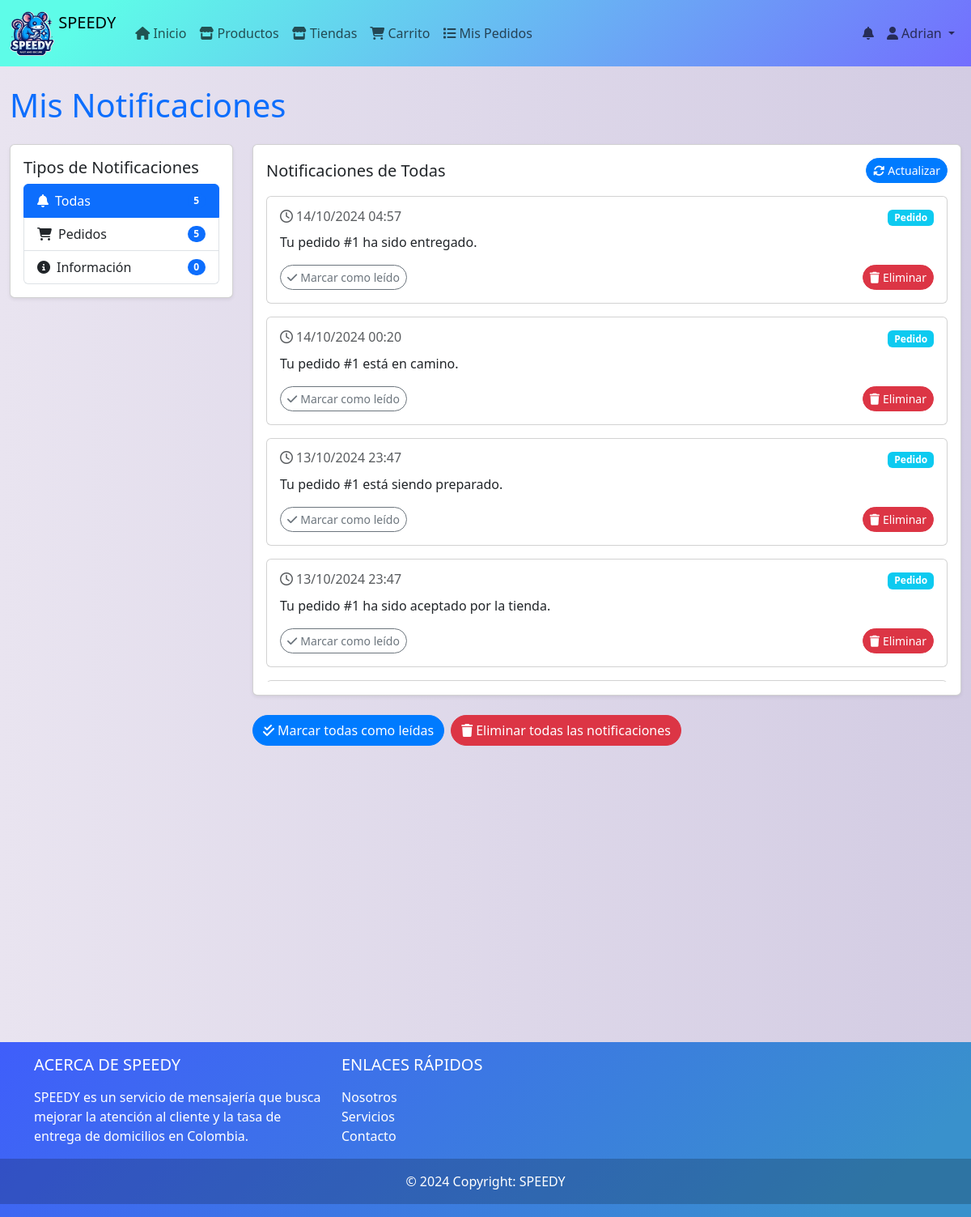
The app's page /index.php?controlador=notificaciones&accion=mostrarNotificaciones (signed in) with its own data.
### tables this page shows
CREATE TABLE IF NOT EXISTS `notificaciones` (
  `id` int NOT NULL AUTO_INCREMENT,
  `tipo` enum('solicitud','en proceso','pedido','informacion','inventario','entrega','entregado','cancelado') NOT NULL,
  `mensaje` text NOT NULL,
  `fecha` timestamp NULL DEFAULT CURRENT_TIMESTAMP,
  `estado` enum('no_leida','leida') DEFAULT 'no_leida',
  `usuario_id` int DEFAULT NULL,
  `es_admin` tinyint(1) DEFAULT '0',
  PRIMARY KEY (`id`),
  KEY `id_usuario` (`usuario_id`)
);

### controladores/controlador_notificaciones.php (called while the page is built, shortened)
<?php
require_once './modelos/Notificacion.php';
class ControladorNotificaciones {
    private $modeloNotificaciones;
    public function __construct() {
        $this->modeloNotificaciones = new Notificaciones();
    }
    public function mostrarNotificaciones() {
        $tipoUsuario = $_SESSION['usuario']['id_rol'];
        $idUsuario = $_SESSION['usuario']['id'];
        $tipoNotificacionSeleccionado = isset($_GET['tipo']) ? $_GET['tipo'] : 'todas';
        $todasLasNotificaciones = $this->obtenerNotificacionesSegunTipoUsuario($tipoUsuario, $idUsuario, 'todas');
        $notificacionesFiltradas = $this->obtenerNotificacionesSegunTipoUsuario($tipoUsuario, $idUsuario, $tipoNotificacionSeleccionado);
        $conteoNotificaciones = $this->contarNotificacionesPorTipo($todasLasNotificaciones);
        $datos = [
            'tipoNotificacion' => $tipoNotificacionSeleccionado,
            'notificaciones' => $notificacionesFiltradas,
            'conteoNotificaciones' => $conteoNotificaciones,
            'tipoUsuario' => $this->obtenerTipoUsuario($tipoUsuario)
        ];
        require_once 'vista/modulos/notificaciones.php';
    }
    private function obtenerNotificacionesSegunTipoUsuario($tipoUsuario, $idUsuario, $tipoNotificacion) {
        switch ($tipoUsuario) {
            case 2:
                return $this->modeloNotificaciones->obtenerNotificacionesPorUsuario($idUsuario, $tipoNotificacion);
        }
    }
    private function contarNotificacionesPorTipo($notificaciones) {
        $conteo = ['todas' => count($notificaciones)];
        foreach ($notificaciones as $notificacion) {
            if (!isset($conteo[$notificacion['tipo']])) {
                $conteo[$notificacion['tipo']] = 0;
            }
            $conteo[$notificacion['tipo']]++;
        }
        return $conteo;
    }
    private function obtenerTipoUsuario($idRol) {
        switch ($idRol) {
            case 2: return 'usuario';
        }
    }
}

### index.php (called while the page is built, shortened)
<?php
include_once "conexion.php";
include_once("./vista/plantilla.php");
?>

### conexion.php (called while the page is built)
<?php
class baseDatos{
    public static $instancia=NULL;
    public static function crearInstancia() {
            if(!isset(self::$instancia)){
                $opcionesPDO[PDO::ATTR_ERRMODE] =PDO::ERRMODE_EXCEPTION;
                self::$instancia =new PDO ('mysql:host=localhost;dbname=bdspeedy','root','12345',$opcionesPDO);
            }
            return self ::$instancia;
        }
    }
?>

### modelos/Notificacion.php (called while the page is built, shortened)
<?php
require_once './conexion.php';
class Notificaciones {
    private $db;
    public function __construct() {
        $this->db = baseDatos::crearInstancia();
    }
    public function obtenerNotificacionesPorUsuario($idUsuario, $tipo = 'todas') {
        $sql = "SELECT * FROM notificaciones WHERE usuario_id = :idUsuario";
        $sql .= " ORDER BY fecha DESC";
        $stmt = $this->db->prepare($sql);
        $stmt->bindParam(':idUsuario', $idUsuario, PDO::PARAM_INT);
        $stmt->execute();
        return $stmt->fetchAll(PDO::FETCH_ASSOC);
    }
}
?>

### vista/modulos/notificaciones.php (the view, shortened to what this page needs)
<?php
$tipoNotificacion = $datos['tipoNotificacion'];
$notificaciones = $datos['notificaciones'];
$tipoUsuario = $datos['tipoUsuario'];
$conteoNotificaciones = $datos['conteoNotificaciones'];
$esAdmin = ($tipoUsuario === 'administrador');
$esTienda = ($tipoUsuario === 'tienda');
$esDomiciliario = ($tipoUsuario === 'domiciliario');
?>
<div class="container-fluid py-4">
    <h1 class="mb-4 text-primary">
        <?php
        if ($esAdmin) echo 'Centro de Notificaciones del Administrador';
        elseif ($esTienda) echo 'Centro de Notificaciones de la Tienda';
        elseif ($esDomiciliario) echo 'Centro de Notificaciones del Domiciliario';
        else echo 'Mis Notificaciones';
        ?>
    </h1>
    <div class="row">
        <div class="col-md-3">
            <div class="card shadow-sm mb-4">
                <div class="card-body">
                    <h5 class="card-title">Tipos de Notificaciones</h5>
                    <div class="list-group">
                        <?php
                        $tiposNotificacion = [
                            'todas' => ['Todas', 'fas fa-bell'],
                            'pedido' => ['Pedidos', 'fas fa-shopping-cart'],
                            'informacion' => ['Información', 'fas fa-info-circle']
                        ];
                        foreach ($tiposNotificacion as $tipo => $info):
                            $conteo = isset($conteoNotificaciones[$tipo]) ? $conteoNotificaciones[$tipo] : 0;
                        ?>
                            <a href="<?php echo N_URL; ?>mostrarNotificaciones&tipo=<?php echo $tipo; ?>"
                               class="list-group-item list-group-item-action d-flex justify-content-between align-items-center <?php echo $tipoNotificacion == $tipo ? 'active' : ''; ?>">
                                <span><i class="<?php echo $info[1]; ?> me-2"></i><?php echo $info[0]; ?></span>
                                <span class="badge bg-primary rounded-pill"><?php echo $conteo; ?></span>
                            </a>
                        <?php endforeach; ?>
                    </div>
                </div>
            </div>
        </div>
        <div class="col-md-9">
            <div class="card shadow-sm">
                <div class="card-body">
                    <div class="d-flex justify-content-between align-items-center mb-3">
                        <h5 class="card-title mb-0">Notificaciones de <?php echo ucfirst($tipoNotificacion); ?></h5>
                        <a href="<?php echo N_URL; ?>mostrarNotificaciones" class="btn btn-primary btn-sm rounded-pill">
                            <i class="fas fa-sync-alt me-1"></i>Actualizar
                        </a>
                    </div>
                    <div class="notification-content" style="max-height: 600px; overflow-y: auto;">
                        <?php if (empty($notificaciones)): ?>
                            <div class="alert alert-info" role="alert">
                                <i class="fas fa-info-circle me-2"></i>No hay notificaciones en este momento.
                            </div>
                        <?php else: ?>
                            <?php foreach ($notificaciones as $notificacion): ?>
                                <?php if ($esAdmin || $notificacion['tipo'] !== 'solicitud'): ?>
                                    <div class="card mb-3 notification-card">
                                        <div class="card-body">
                                            <div class="d-flex justify-content-between align-items-center mb-2">
                                                <h6 class="card-subtitle text-muted">
                                                    <i class="far fa-clock me-1"></i><?php echo date('d/m/Y H:i', strtotime($notificacion['fecha'])); ?>
                                                </h6>
                                                <span class="badge bg-<?php echo $notificacion['tipo'] == 'solicitud' ? 'warning' : 'info'; ?>">
                                                    <?php echo ucfirst($notificacion['tipo']); ?>
                                                </span>
                                            </div>
                                            <p class="card-text">
                                                <?php echo htmlspecialchars($notificacion['mensaje']); ?>
                                            </p>
                                            <div class="mt-3 d-flex justify-content-between align-items-center">
                                                <?php if ($esAdmin && $notificacion['tipo'] == 'solicitud'): ?>
                                                    <div>
                                                        <a href="<?php echo N_URL; ?>aceptarSolicitud&id=<?php echo $notificacion['id']; ?>" class="btn btn-success btn-sm rounded-pill">
                                                            <i class="fas fa-check me-1"></i>Aceptar
                                                        </a>
                                                        <a href="<?php echo N_URL; ?>rechazarSolicitud&id=<?php echo $notificacion['id']; ?>" class="btn btn-danger btn-sm rounded-pill">
                                                            <i class="fas fa-times me-1"></i>Rechazar
                                                        </a>
                                                    </div>
                                                <?php elseif ($esDomiciliario && $notificacion['tipo'] == 'entrega'): ?>
                                                    <a href="<?php echo N_URL; ?>aceptarEntrega&id=<?php echo $notificacion['id']; ?>" class="btn btn-success btn-sm rounded-pill">
                                                        <i class="fas fa-check me-1"></i>Aceptar Entrega
                                                    </a>
                                                <?php else: ?>
                                                    <a href="<?php echo N_URL; ?>marcarComoLeido&id=<?php echo $notificacion['id']; ?>" class="btn btn-outline-secondary btn-sm rounded-pill">
                                                        <i class="fas fa-check me-1"></i>Marcar como leído
                                                    </a>
                                                <?php endif; ?>
                                                <a href="<?php echo N_URL; ?>eliminarNotificacion&id=<?php echo $notificacion['id']; ?>" class="btn btn-danger btn-sm rounded-pill">
                                                    <i class="fas fa-trash me-1"></i>Eliminar
                                                </a>
                                            </div>
                                        </div>
                                    </div>
                                <?php endif; ?>
                            <?php endforeach; ?>
                        <?php endif; ?>
                    </div>
                </div>
            </div>
                <div class="mt-4 d-flex gap-2">
                    <a href="<?php echo N_URL; ?>marcarTodasComoLeidas" class="btn btn-primary rounded-pill">
                        <i class="fas fa-check-double me-1"></i>Marcar todas como leídas
                    </a>
                    <a href="<?php echo N_URL; ?>eliminarTodasLasNotificaciones" class="btn btn-danger rounded-pill">
                        <i class="fas fa-trash me-1"></i>Eliminar todas las notificaciones
                    </a>
                </div>
        </div>
    </div>
</div>

### vista/recursos/css/estilos.css (style rules this page uses)
body { background: #D3CCE3; background: -webkit-linear-gradient(to right, #E9E4F0, #D3CCE3); background: linear-gradient(to right, #E9E4F0, #D3CCE3); margin: 0; }

### vista/modulos/notificaciones.php (style rules this page uses)
.notification-card { transition: all 0.3s ease; }
.list-group-item { transition: all 0.2s ease; }
.btn-sm { padding: 0.25rem 0.5rem; font-size: 0.875rem; }
.rounded-pill { border-radius: 50rem !important; }
.btn-primary { background-color: #007bff; border-color: #007bff; }

### records on screen
notificaciones: fecha "14/10/2024 04:57", tipo "Pedido", mensaje "Tu pedido #1 ha sido entregado."
notificaciones: fecha "14/10/2024 00:20", tipo "Pedido", mensaje "Tu pedido #1 está en camino."
notificaciones: fecha "13/10/2024 23:47", tipo "Pedido", mensaje "Tu pedido #1 está siendo preparado."
notificaciones: fecha "13/10/2024 23:47", tipo "Pedido", mensaje "Tu pedido #1 ha sido aceptado por la tienda."

### other values on screen
$_SESSION["usuario"]['nombre'] "Adrian"
$info[0] "Todas"
$conteo "5"
$info[0] "Pedidos"
$info[0] "Información"
$conteo "0"
$tipoNotificacion "Todas"
